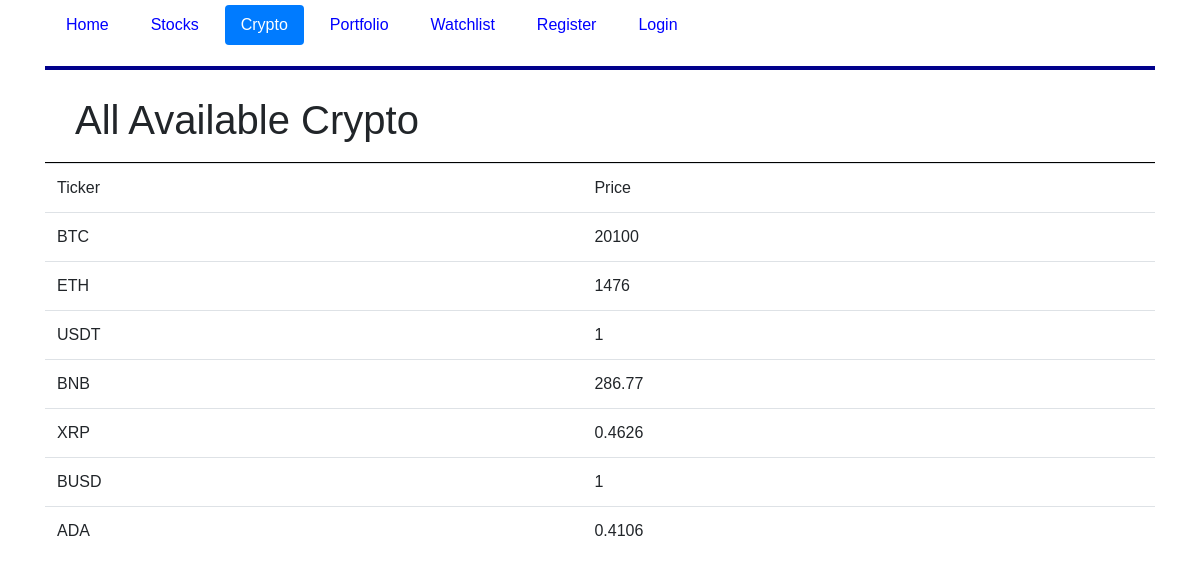
/crypto, run on the app's committed database.
### tables this page shows
CREATE TABLE crypto(
    c_ticker varchar(6) not null,
    c_price decimal(6,6) not null
);

### application/routes.py (the view, shortened to what this page needs)
@app.route('/crypto', methods=['POST', 'GET'])
def crypto():
    conn = db
    db.row_factory = sqlite3.Row
    cur = db.cursor()
    cur.execute("select * from crypto;")
    crypto_rows = cur.fetchall()
    return render_template('crypto.html', crypto_rows=crypto_rows, crypto=True)

### application/routes.py (called while the page is built)
@app.teardown_appcontext
def close_connection(exception):
    db = getattr(g, '_database', None)
    if db is not None:
        db.close()

### application/templates/crypto.html (shortened to what this page needs)
{% extends "layout.html" %}
{% block content %}
<div class="stock-container">
            <h1>All Available Crypto</h1>
</div>
<table id="cryptoData" class="table table-stripped">
    <thead>
        <td>Ticker</td>
        <td>Price</td>
    </thead>
    {% for row in crypto_rows %}
        <tr>
            <form action="" method="post">
                <td><input type="hidden" name="crypto-ticker" value="{{ row["c_ticker"] }}"> {{ row["c_ticker"] }}</td>
                <td>{{row["c_price"]}}</td>
            </form>
        </tr>
    {% endfor %}
</table>
{% endblock %}

### application/static/css/main.css (style rules this page uses)
* { box-sizing: border-box; }
*:before, *:after { box-sizing: border-box; }
html, body { font-family: Arial, Helvetica, sans-serif; height: 100%; position: relative; margin:0px; }
.stock-container { display: flex; align-items: center; justify-content: space-between; border-bottom: 1px solid #000; padding: 10px 30px; }

### data on the page
crypto: c_ticker "BTC", c_price "20100"
crypto: c_ticker "ETH", c_price "1476"
crypto: c_ticker "USDT", c_price "1"
crypto: c_ticker "BNB", c_price "286.77"
crypto: c_ticker "XRP", c_price "0.4626"
crypto: c_ticker "BUSD", c_price "1"
crypto: c_ticker "ADA", c_price "0.4106"
